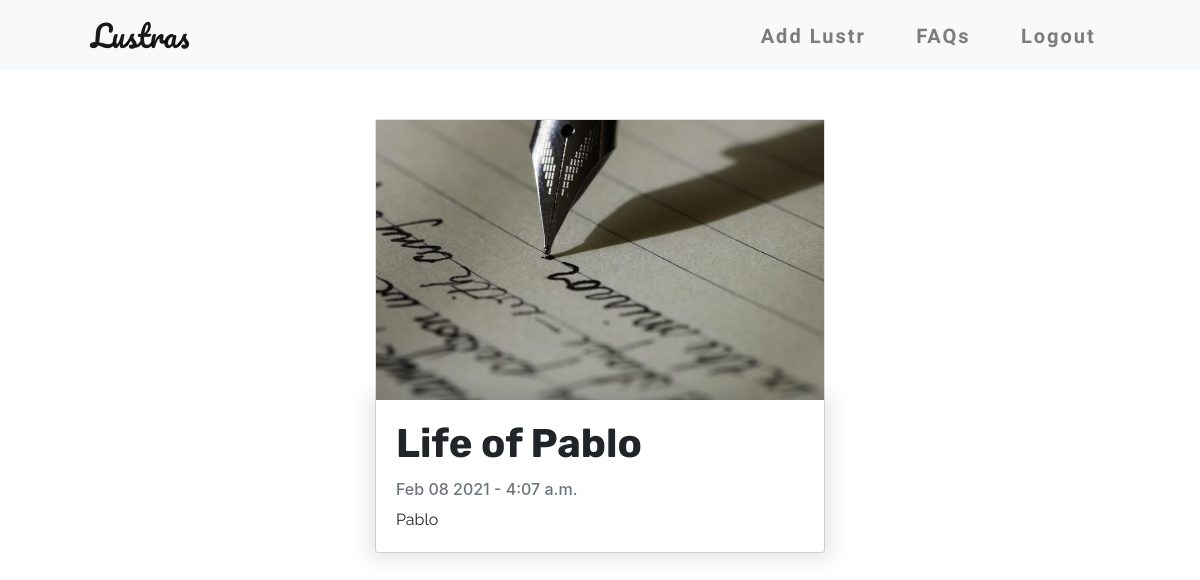
Page /life-of-pablo/ on the committed database.
### finatic/models.py (models this page shows, shortened)
class Lust(models.Model):
    title = models.CharField(max_length=100, unique=True)
    slug = models.SlugField(max_length=100, unique=True)
    picture = models.ImageField()
    description = models.TextField()
    author = models.ForeignKey(User, on_delete=models.CASCADE)
    date = models.DateField(auto_now_add=True)
    time = models.TimeField(auto_now_add=True)
    update_date = models.DateField(auto_now_add=True)
    status = models.IntegerField(choices=STATUS, default=1)
    class Meta:
        ordering = ['-time']

### finatic/views.py (the view)
# urls.py: path('<slug:slug>/', views.LustDetail.as_view(), name="detail"),
class LustDetail(generic.DetailView):
    model = Lust
    context_object_name = 'lust_detail'
    template_name = 'finatic/lust_detail.html'

### finatic/templates/finatic/lust_detail.html (shortened to what this page needs)
{%  extends 'base.html' %}
{% block content %}
   <div class="col-md-5 mt-5 mx-auto">
        <div class="card mb-4">
            <img src="{{ lust_detail.picture.url }}" alt="">
          <div class="card-body">
            <h1 class="card-title">{{ lust_detail.title }}</h1>
              <p class="card-text text-muted h6">{{ lust_detail.date | date:'M d Y' }} - {{ lust_detail.time }}</p>
            <p class="card-text" id="jff">{{ lust_detail.description | safe }}</p>
          </div>
        </div>
    </div>
{% endblock %}

### finatic/static/style.css (style rules this page uses)
* { box-sizing: border-box; margin: 0; padding: 0; }
.card-body { box-shadow: 0 0 20px 7px rgba(0, 0, 0, 0.1); }
.card-title { font-family: 'Rubik', 'sans-serif'; font-weight: bold; }
.card-text { font-family: 'Raleway', 'sans-serif'; }
.card { margin: 20px 10px; }

### rows in the picture
Lust: picture (picture), title "Life of Pablo", date "Feb 08 2021", time "4:07 a.m.", description "Pablo"
